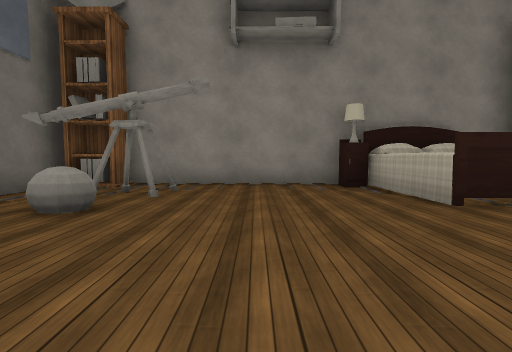
view 1 (above)

12 first-person views from a walk through a Unity game level. The camera is 1.2 m above the floor, tilts 4° down and sees 85° across. The floor is counted in squares, 2 m on a side. Each view is taken from the middle of a square. On the plan, view 1 faces up. The plan holds only what a view shows up to about 9 squares ahead; the rest is blank. The place goes on beyond the plan. The player is left out. Some animated figures are left out. Some surface patterns are stand-ins.

view 2
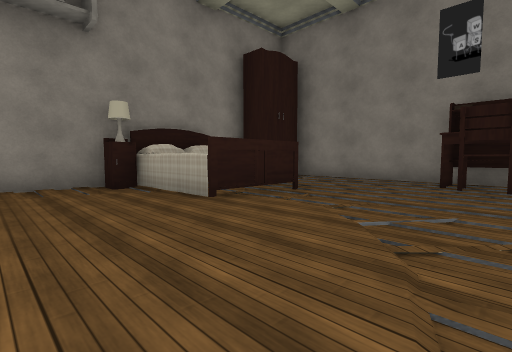

view 3
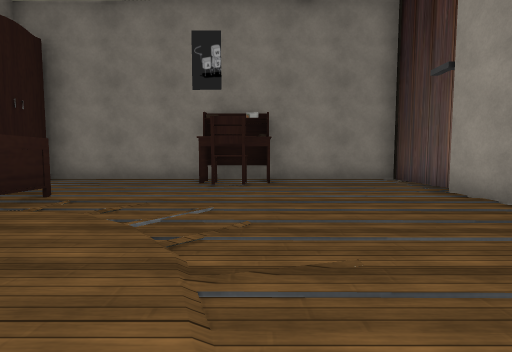

view 4
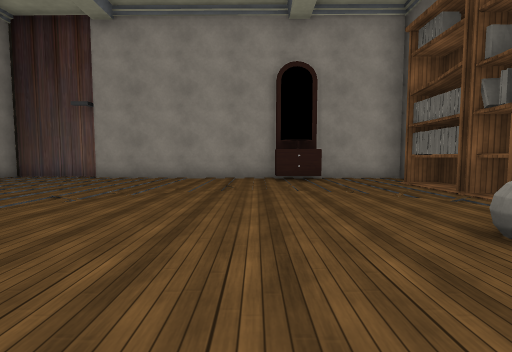

view 5
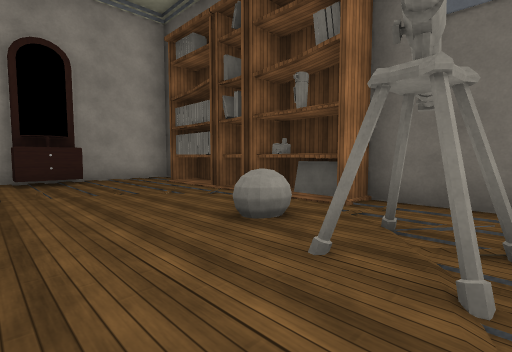

view 6
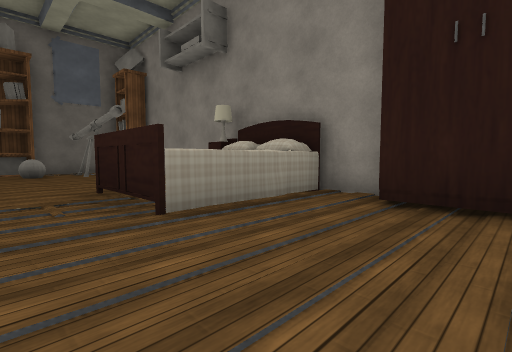

view 7
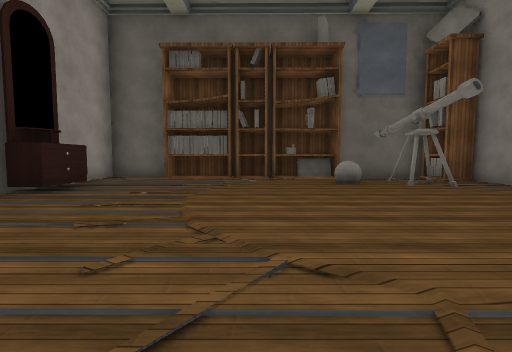

view 8
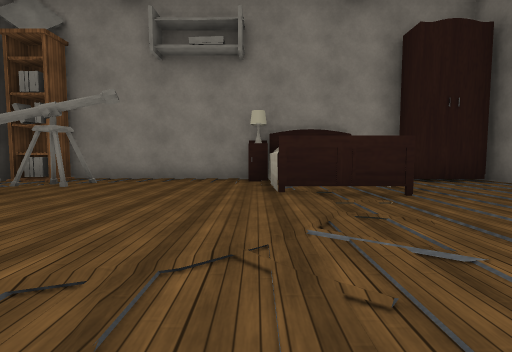

view 9
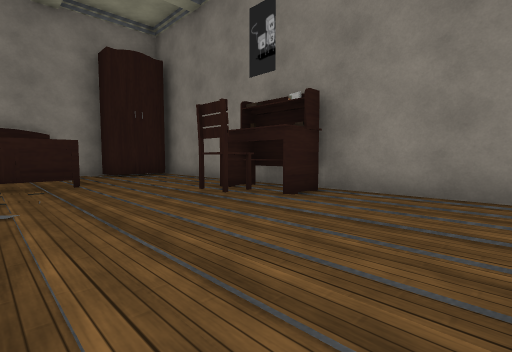

view 10
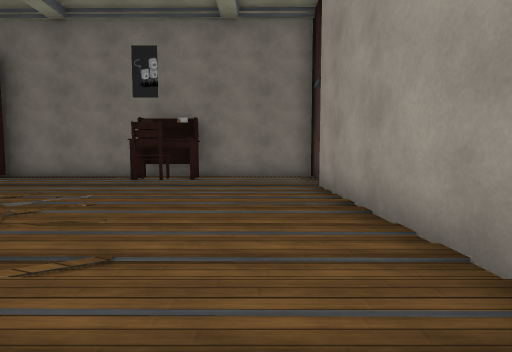

view 11
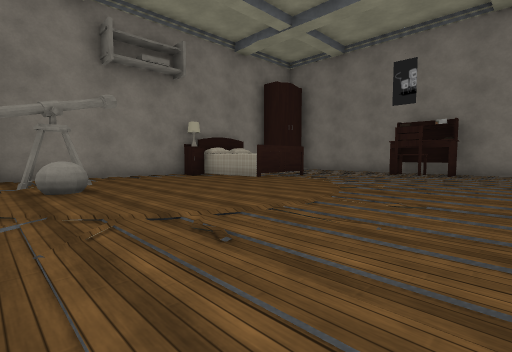

view 12
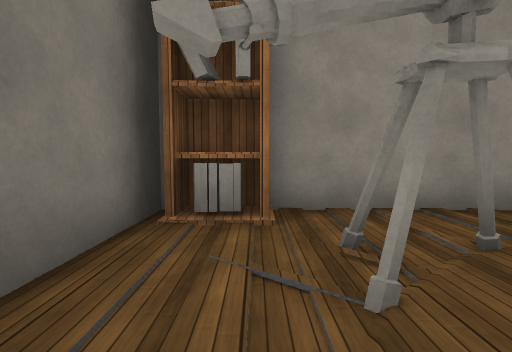

### Floor plan
Key: @ floor where view 1 was taken; # wall or solid block; x gap in a wall; . floor; / step, stairs or slope; ^ raised ledge; B books; K bookshelf; A ball; O other object.
Columns run from 5 left of view 1 to 8 right of it. Each row starts with its distance up from view 1.
  7  ####### ###
  6 ##BK...###.###
  5 #......#^^...#
  4 #..x....^^...#
  3 ##.A....##...#
  2  K/..........#
  1  K/........OO#
  0  B...@......O#
 -1  K...........#
 -2 #............#
 -3 #...#........#
 -4 ##############

Where each view was taken, in squares from view 1:
view 1: 0 up, 0 right, facing up
view 2: 0 up, 0 right, facing up-right
view 3: 0 up, 0 right, facing right
view 4: 5 up, 0 right, facing down
view 5: 5 up, 0 right, facing down-left
view 6: 2 up, 7 right, facing up-left
view 7: 1 up, 4 right, facing left
view 8: 1 down, 2 right, facing up
view 9: 3 down, 3 right, facing up-right
view 10: 2 down, 1 left, facing right
view 11: 2 down, 3 left, facing up-right
view 12: 3 up, 3 left, facing up
